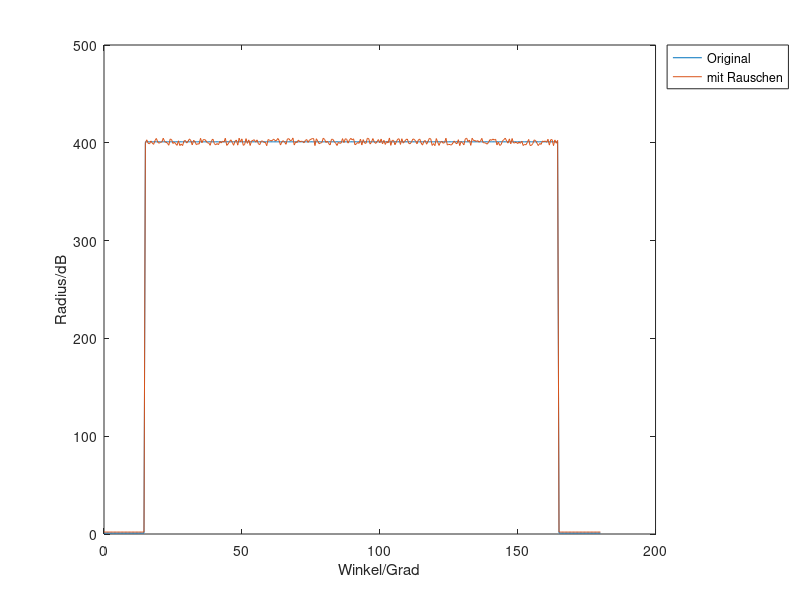

Source code (MATLAB): (Note: this script raises an error after producing the figure.)
% Beschreibung: Implementation vom Test 3 in der Dokumentation

%% Signalerzeugung %%
midVal = 400;
repeatedTimeValMid = 150;%Ton = 2*repeatedTimeValMid
tVal = 0:0.5:180;
tComp = 90;
xVal = midVal*rectpuls(tVal-tComp,repeatedTimeValMid)+1;
onIntervalBegin = (180*2-repeatedTimeValMid/0.5)/2 + 1;
onIntervalEnd = onIntervalBegin + repeatedTimeValMid/0.5 -1;
minRange = -1;
maxRange = 1;
noise = minRange + (maxRange - minRange).*rand(1,repeatedTimeValMid/0.5);
ah = 4;% erlaubte Höhenabweichung
noise = ah*noise;
xnVal = [xVal(1:onIntervalBegin-1) noise xVal(onIntervalEnd+1:end)];
xnVal = xnVal + xVal;
draw = 1;
figureNo = 1;
if draw == 1
    figure('Name','Das Originalsignal und Signal mit schwächen Rauschen');
    plot(tVal,xVal,'-',tVal,xnVal,'-');
    figureNo = figureNo + 1;
    legend('Original','mit Rauschen','Location','northeastoutside');
    xlabel('Winkel/Grad');
    ylabel('Radius/dB');
end

%% Berechnung der Wirkung des Filters %%
draw = 0;
% Das vom Maximally-Flat-Methode-entworfene Filter
phase = 1;
filterObj = filterMaximallyFlatFIR_p4;
output = filterIIR(xnVal, tVal, filterObj, draw, phase, figureNo);
if draw == 1
    figureNo = figureNo + 1;
end
% verlorene Punkte aufgrund der Steigung von einem Bereich zu einem
% neuen Bereich: von Diagramm aus dem 2. Versuch (Test2) abgelesen
lostedPointBegin = 1;
lostedPointEnd = 1;
onIntervalBegin = onIntervalBegin + lostedPointBegin;
onIntervalEnd = onIntervalEnd - lostedPointEnd;
diff_mf = output(onIntervalBegin:onIntervalEnd)./xnVal(onIntervalBegin:onIntervalEnd);
diff_mf = 20.*log(diff_mf);
diff_mf = rms(diff_mf);

% Das vom Window-Kaiser-Methode-entworfene Filter
phase = 2;
filterObj = filterWindowKaiser_p10;
output = filterFIR(xnVal, tVal, filterObj, draw, phase, figureNo);
if draw == 1
    figureNo = figureNo + 1;
end
% verlorene Punkte aufgrund der Steigung von einem Bereich zu einem
% neuen Bereich: von Diagramm aus dem 3. Versuch (Test2) abgelesen
lostedPointBegin = 1;
lostedPointEnd = 2;
onIntervalBegin = onIntervalBegin + lostedPointBegin;
onIntervalEnd = onIntervalEnd - lostedPointEnd;
diff_wk = output(onIntervalBegin:onIntervalEnd)./xnVal(onIntervalBegin:onIntervalEnd);
diff_wk = 20.*log(diff_wk);
diff_wk = rms(diff_wk);

% Das vom Least-Squares-Methode-entworfene Filter
phase = 2;
filterObj = filterLeastSquares_p11;
output = filterFIR(xnVal, tVal, filterObj, draw, phase, figureNo);
if draw == 1
    figureNo = figureNo + 1;
end
% verlorene Punkte aufgrund der Steigung von einem Bereich zu einem
% neuen Bereich: von Diagramm aus dem 3. Versuch (Test2) abgelesen
lostedPointBegin = 1;
lostedPointEnd = 2;
onIntervalBegin = onIntervalBegin + lostedPointBegin;
onIntervalEnd = onIntervalEnd - lostedPointEnd;
diff_lsq = output(onIntervalBegin:onIntervalEnd)./xnVal(onIntervalBegin:onIntervalEnd);
diff_lsq = 20.*log(diff_lsq);
diff_lsq = rms(diff_lsq);

% Das vom Equiripple-Methode-entworfenen Filter
phase = 2;
filterObj = filterEquiripple_p3;
output = filterFIR(xnVal, tVal, filterObj, draw, phase, figureNo);
if draw == 1
    figureNo = figureNo + 1;
end
% verlorene Punkte aufgrund der Steigung von einem Bereich zu einem
% neuen Bereich: von Diagramm aus dem 3. Versuch (Test2) abgelesen
lostedPointBegin = 1;
lostedPointEnd = 2;
onIntervalBegin = onIntervalBegin + lostedPointBegin;
onIntervalEnd = onIntervalEnd - lostedPointEnd;
diff_eq = output(onIntervalBegin:onIntervalEnd)./xnVal(onIntervalBegin:onIntervalEnd);
diff_eq = 20.*log(diff_eq);
diff_eq = rms(diff_eq);

% Das vom Window-Bartlett-Methode-entworfene Filter
phase = 2;
filterObj = filterWindowBarlett_p2;
output = filterFIR(xnVal, tVal, filterObj, draw, phase, figureNo);
if draw == 1
    figureNo = figureNo + 1;
end
% verlorene Punkte aufgrund der Steigung von einem Bereich zu einem
% neuen Bereich: von Diagramm aus dem 3. Versuch (Test2) abgelesen
lostedPointBegin = 0;
lostedPointEnd = 1;
onIntervalBegin = onIntervalBegin + lostedPointBegin;
onIntervalEnd = onIntervalEnd - lostedPointEnd;
diff_wb = output(onIntervalBegin:onIntervalEnd)./xnVal(onIntervalBegin:onIntervalEnd);
diff_wb = 20.*log(diff_wb);
diff_wb = rms(diff_wb);

% Das vom Window-Rectangular-Methode-entworfenen Filter
phase = 2;
filterObj = filterWindowRectangular_p3;
output = filterFIR(xnVal, tVal, filterObj, draw, phase, figureNo);
if draw == 1
    figureNo = figureNo + 1;
end
% verlorene Punkte aufgrund der Steigung von einem Bereich zu einem
% neuen Bereich: von Diagramm aus dem 3. Versuch (Test2) abgelesen
lostedPointBegin = 1;
lostedPointEnd = 2;
onIntervalBegin = onIntervalBegin + lostedPointBegin;
onIntervalEnd = onIntervalEnd - lostedPointEnd;
diff_wr = output(onIntervalBegin:onIntervalEnd)./xnVal(onIntervalBegin:onIntervalEnd);
diff_wr = 20.*log(diff_wr);
diff_wr = rms(diff_wr);

% Das vom Window-Triangular-Methode-entworfenen Filter
phase = 2;
filterObj = filterWindowTriangular_p1;
output = filterFIR(xnVal, tVal, filterObj, draw, phase, figureNo);
if draw == 1
    figureNo = figureNo + 1;
end
% verlorene Punkte aufgrund der Steigung von einem Bereich zu einem
% neuen Bereich: von Diagramm aus dem 3. Versuch (Test2) abgelesen
lostedPointBegin = 1;
lostedPointEnd = 2;
onIntervalBegin = onIntervalBegin + lostedPointBegin;
onIntervalEnd = onIntervalEnd - lostedPointEnd;
diff_wt = output(onIntervalBegin:onIntervalEnd)./xnVal(onIntervalBegin:onIntervalEnd);
diff_wt = 20.*log(diff_wt);
diff_wt = rms(diff_wt);
